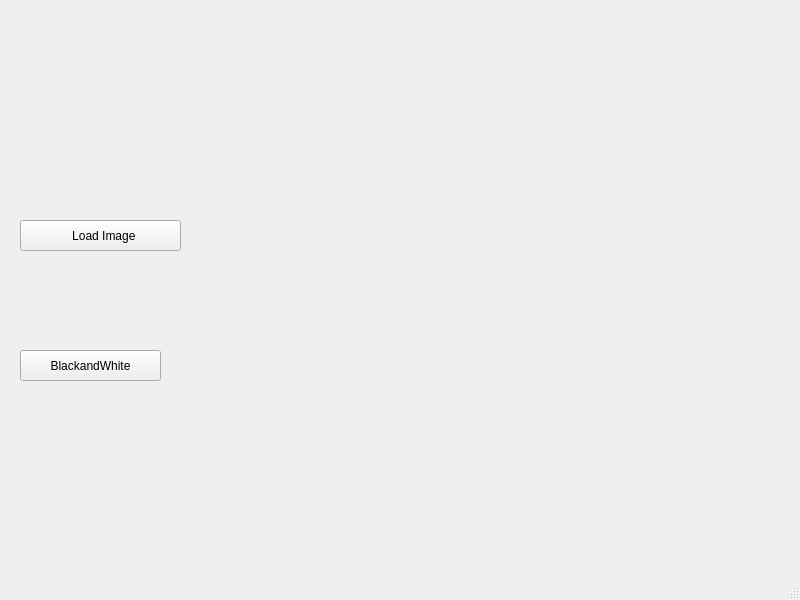
<?xml version="1.0" encoding="UTF-8"?>
<ui version="4.0">
 <class>MainWindow</class>
 <widget class="QMainWindow" name="MainWindow">
  <property name="geometry">
   <rect>
    <x>0</x>
    <y>0</y>
    <width>800</width>
    <height>600</height>
   </rect>
  </property>
  <property name="windowTitle">
   <string>MainWindow</string>
  </property>
  <widget class="QWidget" name="centralwidget">
   <widget class="QPushButton" name="BlackandWhite">
    <property name="geometry">
     <rect>
      <x>20</x>
      <y>350</y>
      <width>141</width>
      <height>31</height>
     </rect>
    </property>
    <property name="text">
     <string>BlackandWhite</string>
    </property>
   </widget>
   <widget class="QPushButton" name="btnLoad">
    <property name="geometry">
     <rect>
      <x>20</x>
      <y>220</y>
      <width>161</width>
      <height>31</height>
     </rect>
    </property>
    <property name="text">
     <string>  Load Image</string>
    </property>
   </widget>
   <widget class="QLabel" name="lblOriginal">
    <property name="geometry">
     <rect>
      <x>260</x>
      <y>10</y>
      <width>191</width>
      <height>151</height>
     </rect>
    </property>
    <property name="text">
     <string/>
    </property>
    <property name="scaledContents">
     <bool>true</bool>
    </property>
   </widget>
   <widget class="QLabel" name="lblProcessed">
    <property name="geometry">
     <rect>
      <x>30</x>
      <y>20</y>
      <width>191</width>
      <height>151</height>
     </rect>
    </property>
    <property name="text">
     <string/>
    </property>
    <property name="scaledContents">
     <bool>true</bool>
    </property>
   </widget>
  </widget>
  <widget class="QMenuBar" name="menubar">
   <property name="geometry">
    <rect>
     <x>0</x>
     <y>0</y>
     <width>800</width>
     <height>26</height>
    </rect>
   </property>
  </widget>
  <widget class="QStatusBar" name="statusbar"/>
 </widget>
 <resources/>
 <connections/>
</ui>
